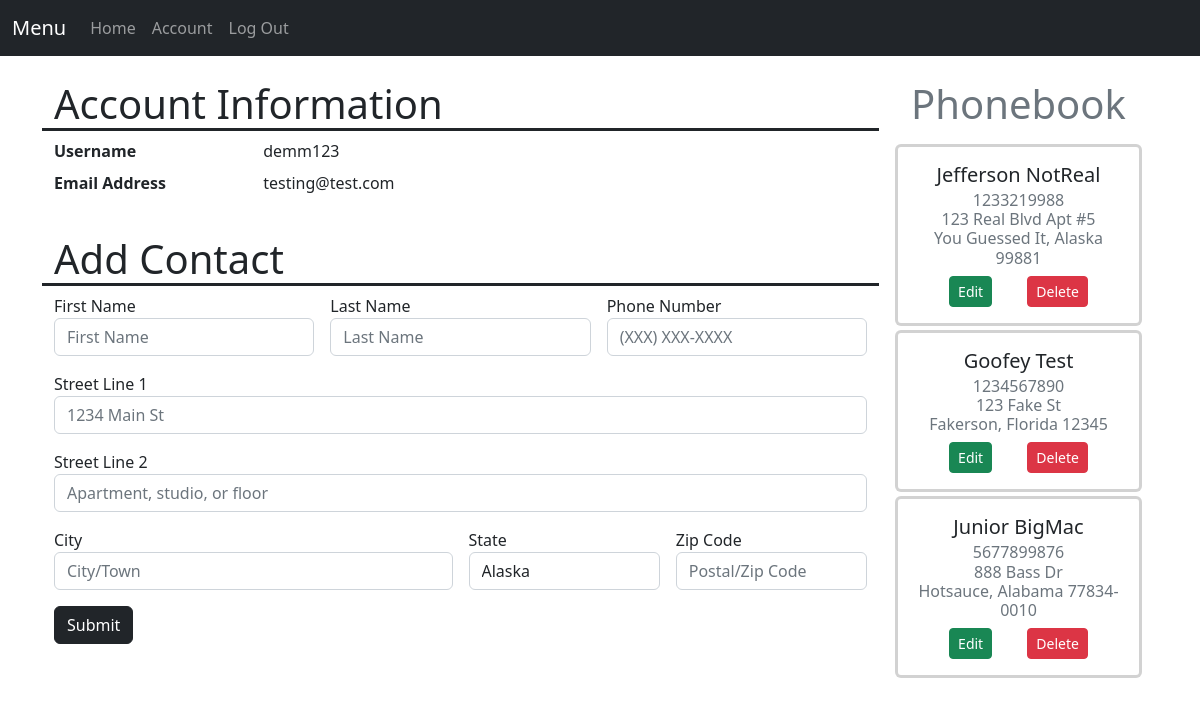
Page /account (signed in) on the committed database.
### app/models.py (models this page shows, shortened)
class User(db.Model, UserMixin):
    id = db.Column(db.Integer, primary_key=True)
    email = db.Column(db.String(120), unique=True, nullable=False)
    username = db.Column(db.String(20), unique=True, nullable=False)
    password = db.Column(db.String(256), nullable=False)
    addresses = db.relationship('Address',backref='user',lazy=True)

class Address(db.Model):
    id = db.Column(db.Integer, primary_key=True)
    firstname = db.Column(db.String(20),nullable=False)
    lastname = db.Column(db.String(20),nullable=False)
    phone = db.Column(db.String(14),nullable=False)
    street1 = db.Column(db.String(100),nullable=False)
    street2 = db.Column(db.String(20),nullable=False)
    city = db.Column(db.String(20),nullable=False)
    state = db.Column(db.String(20),nullable=False)
    state_abbrv = db.Column(db.String(2),nullable=False)
    zip = db.Column(db.String(10),nullable=False)
    date_created = db.Column(db.DateTime, nullable=False, default=datetime.utcnow)
    user_id = db.Column(db.Integer, db.ForeignKey('user.id'))

### app/routes.py (the view, shortened to what this page needs)
@app.route('/account', methods=["GET","POST"])
@login_required
def account():
    form = AddressForm()
    return render_template('account.html',form=form)

### app/forms.py
class AddressForm(FlaskForm):
    firstname = StringField('First Name',validators=[InputRequired(),Length(min=2,max=20)])
    lastname = StringField('Last Name',validators=[InputRequired(),Length(min=2,max=25)])
    phone = StringField('Phone Number',validators=[InputRequired(),Length(min=10,max=14),Regexp('\(?\d{3}\)? ?\d{3}\-?\d{4}')])
    street1 = StringField('Street Line 1',validators=[InputRequired()])
    street2 = StringField('Street Line 2')
    city = StringField('City',validators=[InputRequired()])
    state = SelectField('State',validators=[InputRequired()],choices=States.state_list)
    zip = StringField('Zip Code',validators=[InputRequired(),Length(min=5,max=10)])
    submit = SubmitField('Submit')

### app/models.py (called while the page is built)
@login_manager.user_loader
def load_user(user_id):
    return User.query.get(user_id)  # need to specify object at User.query

### app/templates/account.html (shortened to what this page needs)
{% extends "layout.html" %}
{% block content %}
<div class="container py-2">
    <div class="row">
        <div class="col-9">
            <div class="row py-3">
                <h1 class="display-6 border-bottom border-dark border-3">Account Information</h1>
                <dt class="col-sm-3">Username</dt>
                <dd class="col-sm-9">{{ current_user.username }}</dd>
                <dt class="col-sm-3">Email Address</dt>
                <dd class="col-sm-9">{{ current_user.email }}</dd>
            </div>
            <div class="row py-3">
                <h1 class="display-6 border-bottom border-dark border-3">Add Contact</h1>
                <div class="content-group">
                    <form method="POST" action="">
                        <fieldset class="form-group row g-3">
                            <div class="form-group col-md-4">
                                {{ form.firstname.label(class="form-control-label") }}
                                <div class="form-group">
                                    {% if form.firstname.errors %}
                                        {{ form.firstname(class="form-control is-invalid", placeholder='First Name') }}
                                        <div class="invalid-feedback">
                                            {% for error in form.firstname.errors %}
                                                <span>{{ error }}</span>
                                            {% endfor %}
                                        </div>
                                    {% else %}
                                        {{ form.firstname(class="form-control input-lg", placeholder='First Name') }}
                                    {% endif %}
                                </div>
                            </div>
                            <div class="form-group col-md-4">
                                {{ form.lastname.label(class="form-control-label") }}
                                <div class="form-group">
                                    {% if form.lastname.errors %}
                                        {{ form.lastname(class="form-control input-lg is-invalid", placeholder='Last Name') }}
                                        <div class="invalid-feedback">
                                            {% for error in form.lastname.errors %}
                                                <span>{{ error }}</span>
                                            {% endfor %}
                                        </div>
                                    {% else %}
                                        {{ form.lastname(class="form-control input-lg", placeholder='Last Name') }}
                                    {% endif %}
                                </div>
                            </div>
                            <div class="form-group col-md-4">
                                {{ form.phone.label(class="form-control-label") }}
                                <div class="form-group">
                                    {% if form.phone.errors %}
                                        {{ form.phone(class="form-control input-lg is-invalid", placeholder='(XXX) XXX-XXXX') }}
                                        <div class="invalid-feedback">
                                            {% for error in form.phone.errors %}
                                                <span>{{ error }}</span>
                                            {% endfor %}
                                        </div>
                                    {% else %}
                                        {{ form.phone(class="form-control input-lg", placeholder='(XXX) XXX-XXXX') }}
                                    {% endif %}
                                </div>
                            </div>
                            <div class="form-group col-12">
                                {{ form.street1.label(class="form-control-label") }}
                                <div class="form-group">
                                    {% if form.street1.errors %}
                                    {{ form.street1(class="form-control input-lg is-invalid", placeholder='1234 Main St') }}
                                    <div class="invalid-feedback">
                                        {% for error in form.street1.errors %}
                                            <span>{{ error }}</span>
                                        {% endfor %}
                                    </div>
                                    {% else %}
                                        {{ form.street1(class="form-control input-lg", placeholder='1234 Main St') }}
                                    {% endif %}
                                </div>
                            </div>
                            <div class="form-group col-12">
                                {{ form.street2.label(class="form-control-label") }}
                                <div class="form-group">
                                    {% if form.street2.errors %}
                                    {{ form.street2(class="form-control input-lg is-invalid", placeholder='Apartment, studio, or floor') }}
                                    <div class="invalid-feedback">
                                        {% for error in form.street2.errors %}
                                        <span>{{ error }}</span>
                                        {% endfor %}
                                    </div>
                                    {% else %}
                                        {{ form.street2(class="form-control input-lg", placeholder='Apartment, studio, or floor') }}
                                    {% endif %}
                                </div>
                            </div>
                            <div class="form-group col-md-6">
                                {{ form.city.label(class="form-control-label") }}
                                <div class="form-group">
                                    {% if form.city.errors %}
                                        {{ form.city(class="form-control input-lg is-invalid", placeholder='City/Town') }}
                                        <div class="invalid-feedback">
                                            {% for error in form.city.errors %}
                                                <span>{{ error }}</span>
                                            {% endfor %}
                                        </div>
                                    {% else %}
                                        {{ form.city(class="form-control input-lg", placeholder='City/Town') }}
                                    {% endif %}
                                </div>
                            </div>
                            <div class="form-group col-md-3">
                                {{ form.state.label(class="form-control-label") }}
                                {% if form.state.errors %}
                                    {{ form.state(class="form-control input-lg is-invalid", placeholder='State') }}
                                    <div class="invalid-feedback">
                                        {% for error in form.state.errors %}
                                            <span>{{ error }}</span>
                                        {% endfor %}
                                    </div>
                                {% else %}
                                    {{ form.state(class="form-control input-lg", placeholder='State') }}
                                {% endif %}
                            </div>
                            <div class="form-group col-md-3">
                                {{ form.zip.label(class="form-control-label") }}
                                <div class="form-group">
                                    {% if form.zip.errors %}
                                        {{ form.zip(class="form-control input-lg is-invalid", placeholder='Postal/Zip Code') }}
                                        <div class="invalid-feedback">
                                            {% for error in form.zip.errors %}
                                                <span>{{ error }}</span>
                                            {% endfor %}
                                        </div>
                                    {% else %}
                                        {{ form.zip(class="form-control input-lg", placeholder='Postal/Zip Code') }}
                                    {% endif %}
                                </div>
                            </div>
                        </fieldset>
                        <div class="form-group">
                            {{ form.submit(class="btn btn-dark mt-3") }}
                        </div>
                    </form>
                </div>
            </div>
        </div>
        <div class="col-3 my-3">
            <p class="display-6 text-muted text-center">Phonebook</p>
            {% for address in current_user.addresses %}
                <div class="card m-1 border-3">
                    <div class="card-body text-center">
                        <h5 class="card-title">{{ address.firstname }} {{ address.lastname }}</h5>
                        <h6 class="card-subtitle mb-2 text-muted">{{ address.phone }}
                            <br>{{ address.street1 }} {{ address.street2 }}
                            <br>{{ address.city }}, {{ address.state }} {{ address.zip }}</h6>
                        <div class="d-flex flex-md-row flex-sm-row justify-content-evenly">
                            <a href="{{ url_for('contact_edit', address_id=address.id) }}" class="btn btn-success btn-sm w-20">Edit</a>
                            <button type="button" class="btn btn-danger btn-sm w-20" data-bs-toggle="modal" data-bs-target="#deleteModal">Delete</button>
                        </div>
                    </div>
                </div>
            {% endfor %}
        </div>
    </div>
</div>
{% endblock content %}

### app/templates/layout.html (shortened to what this page needs)
<!doctype html>
<html lang="en">
    <head>
        <link rel="stylesheet" href="https://cdnjs.cloudflare.com/ajax/libs/twitter-bootstrap/5.1.0/css/bootstrap.min.css">
        <link rel="stylesheet" href="https://cdnjs.cloudflare.com/ajax/libs/font-awesome/5.15.4/css/all.min.css">
        <link rel="stylesheet" href="https://cdn.jsdelivr.net/npm/bootstrap@5.2.0-beta1/dist/css/bootstrap.min.css">
    </head>
    <body>
        <nav class="navbar navbar-expand-lg navbar-dark bg-dark">
            <div class="container-fluid">
                <a class="navbar-brand" href="#">Menu</a>
                <div class="collapse navbar-collapse" id="navbarNavAltMarkup">
                <div class="navbar-nav">
                    <a class="nav-link" href="{{ url_for('home') }}">Home</a>
                    {% if current_user.is_authenticated %}
                        <a class="nav-link " href="{{ url_for('account') }}">Account</a>
                        <a class="nav-link" href="{{ url_for('logout') }}">Log Out</a>
                    {% else %}
                        <a class="nav-link" href="{{ url_for('register') }}">Register</a>
                        <a class="nav-link" href="{{ url_for('login') }}">Log In</a>
                    {% endif %}
                </div>
                </div>
            </div>
        </nav>
        <div class="container">
            {% block content %}{% endblock content %}
        </div>
    </body>
</html>

### rows in the picture
User: username "demm123", email "testing@test.com"
Address: firstname "Jefferson", lastname "NotReal", phone "1233219988", street1 "123 Real Blvd", street2 "Apt #5", city "You Guessed It", state "Alaska", zip "99881"
Address: firstname "Goofey", lastname "Test", phone "1234567890", street1 "123 Fake St", city "Fakerson", state "Florida", zip "12345"
Address: firstname "Junior", lastname "BigMac", phone "5677899876", street1 "888 Bass Dr", city "Hotsauce", state "Alabama", zip "77834-0010"
